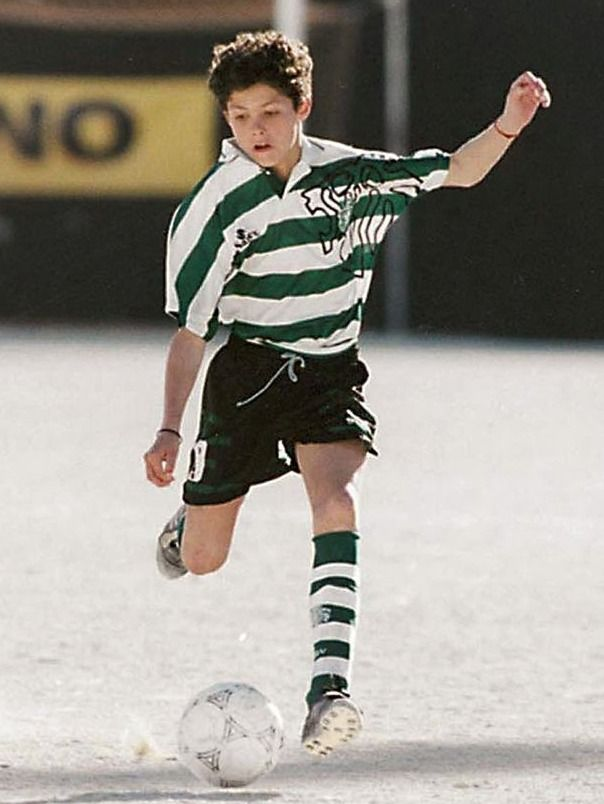
#> input picture skills/apex-discipline/assets/contoh/aset/scene4-kid.jpg, 604 x 804 px
$ python potong_latar.py ../assets/contoh/aset/scene4-kid.jpg out.png
#> lines starting #> are read from the running program, lines starting #| are printed output that depends on the picture; after the words box and inside, x2 and y2 are one past the last pixel; in counts of white or black regions, pixels touching at a corner belong together
"""Pemakaian: python3 potong_latar.py gambar.jpg hasil.png [--ambang 150] [--hapus x,y x,y ...]
Membuang latar terang polos (putih/abu-abu) dari gambar siluet atau potret.
Latar diisi dari keempat sudut (flood fill), jadi tulisan terang DI DALAM objek tetap utuh.

PENTING: area latar yang terkurung (misalnya celah antara lengan dan badan) tidak tersambung
ke sudut, jadi tidak ikut terhapus. Jalankan dulu tanpa --hapus: skrip mencetak daftar area
terang yang terkurung (titik, luas). Pilih yang merupakan celah latar (biasanya di tepi objek,
bukan tulisan/nomor), lalu jalankan lagi dengan --hapus x,y untuk titik-titik itu.
Selalu cek hasilnya di atas latar gelap sebelum dipakai.
"""
import argparse
from PIL import Image, ImageDraw, ImageFilter

ap = argparse.ArgumentParser()
ap.add_argument('src'); ap.add_argument('dst')
ap.add_argument('--ambang', type=int, default=150)
ap.add_argument('--hapus', nargs='*', default=[])
a = ap.parse_args()

im = Image.open(a.src).convert('RGB')
#> im is the input picture: PIL image 604x804 RGB; mean R, G, B 150.4, 145.8, 137.5
W, H = im.size
#> W = 604; H = 804
m = im.convert('L').point(lambda v: 255 if v > a.ambang else 0)
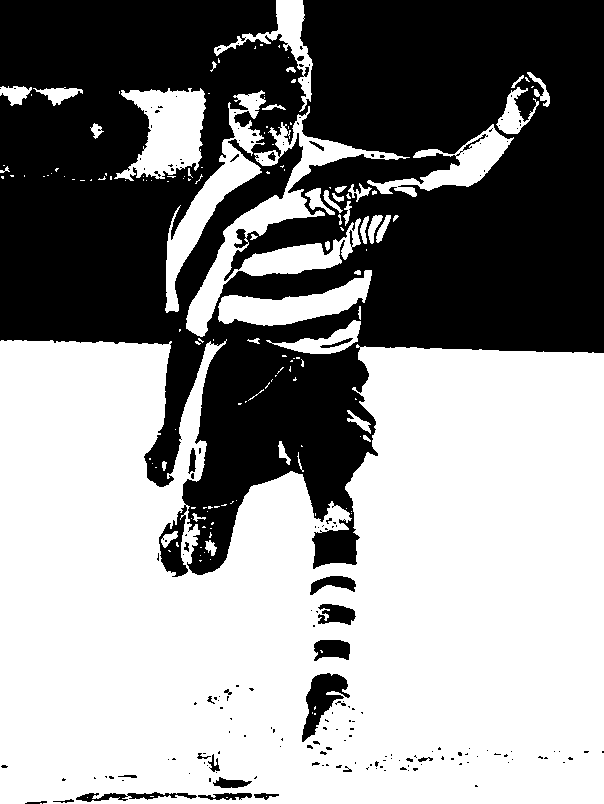
#> m: PIL image 604x804 L; 56.1% white; 189 black regions (163 under 20 px), largest, box (x1, y1, x2, y2) and area: (0, 0, 604, 577) 207296, (302, 673, 350, 742) 1451, (314, 640, 350, 661) 590
seeds = [(2, 2), (W - 3, 2), (2, H - 3), (W - 3, H - 3)] + [tuple(map(int, s.split(','))) for s in a.hapus]
#> seeds = [(2, 2), (601, 2), (2, 801), (601, 801)]
for xy in seeds:
    if m.getpixel(xy) == 255:
        ImageDraw.floodfill(m, xy, 128)
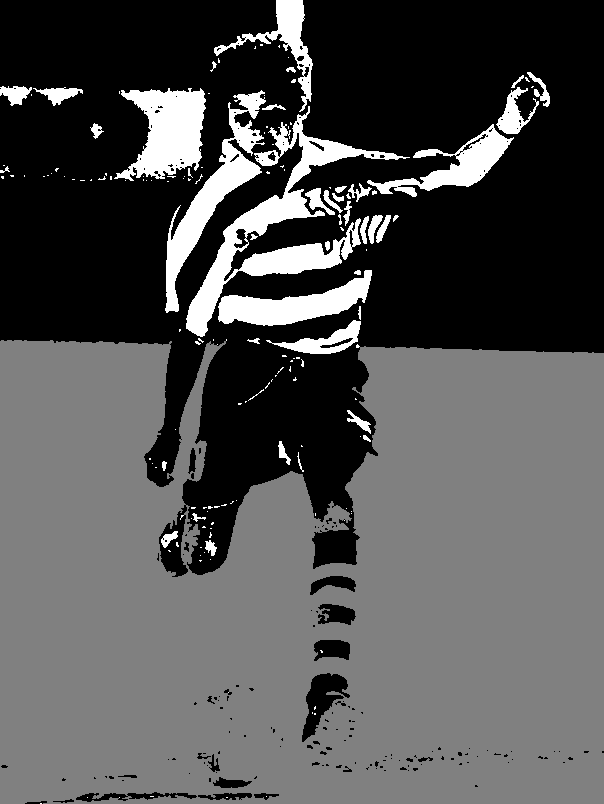
#> m: PIL image 604x804 L; min 0, max 255, mean 80.9

# laporkan area terang yang masih terkurung
probe = m.copy(); px = probe.load(); found = []
for y in range(0, H, 2):
    for x in range(0, W, 2):
        if px[x, y] == 255:
            ImageDraw.floodfill(probe, (x, y), 200)
            n = sum(1 for v in probe.getdata() if v == 200)
            ImageDraw.floodfill(probe, (x, y), 10)
            if n > 50:
                found.append((x, y, n))
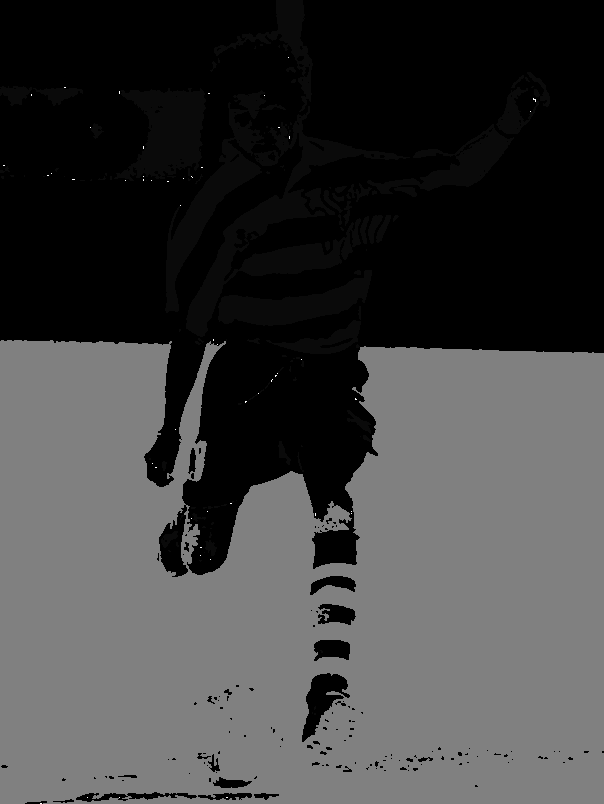
#> probe: PIL image 604x804 L; min 0, max 255, mean 63.5
#> after the loop, found = 26 items, first 6: (276, 0, 2151), (528, 72, 204), (2, 86, 382), (34, 88, 423), (168, 88, 5112), (518, 88, 789)
if found:
    print('Area terang terkurung (x,y luas) - hapus yang merupakan celah latar dengan --hapus x,y:')
    for x, y, n in found:
        print(f'  {x},{y}  {n}')
#> this loop made 26 passes
#> (x, y, n) on passes 1 to 12: (276, 0, 2151), (528, 72, 204), (2, 86, 382), (34, 88, 423), (168, 88, 5112), (518, 88, 789), (258, 92, 5175), (276, 104, 71), (308, 106, 8941), (94, 124, 104), (492, 124, 3104), (274, 150, 242)
#|   276,0  2151
#|   528,72  204
#|   2,86  382
#|   34,88  423
#|   168,88  5112
#|   518,88  789
#|   258,92  5175
#|   276,104  71
#> (further printed lines are left out)

alpha = m.point(lambda v: 0 if v == 128 else 255)
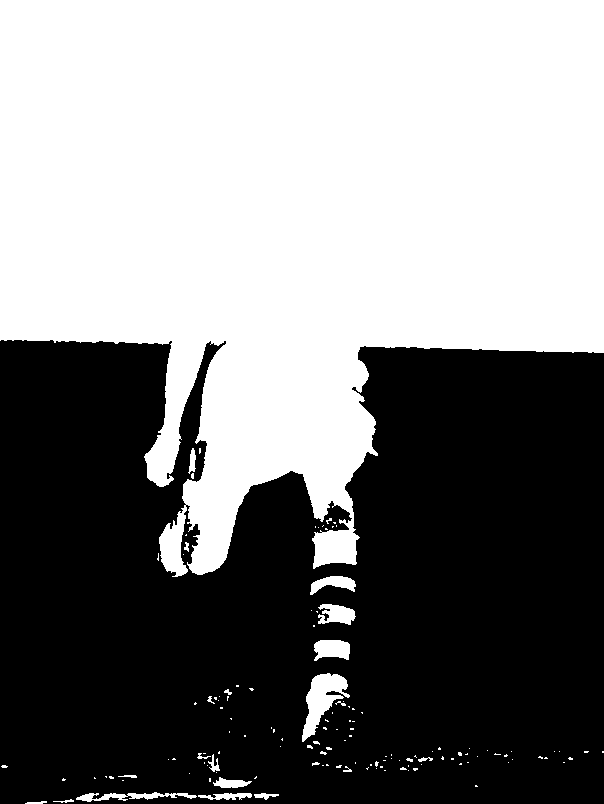
#> alpha: PIL image 604x804 L; 51% white; 1 black region, box (x1, y1, x2, y2) and area: (0, 340, 604, 804) 237919
alpha = alpha.filter(ImageFilter.MinFilter(3)).filter(ImageFilter.GaussianBlur(1))
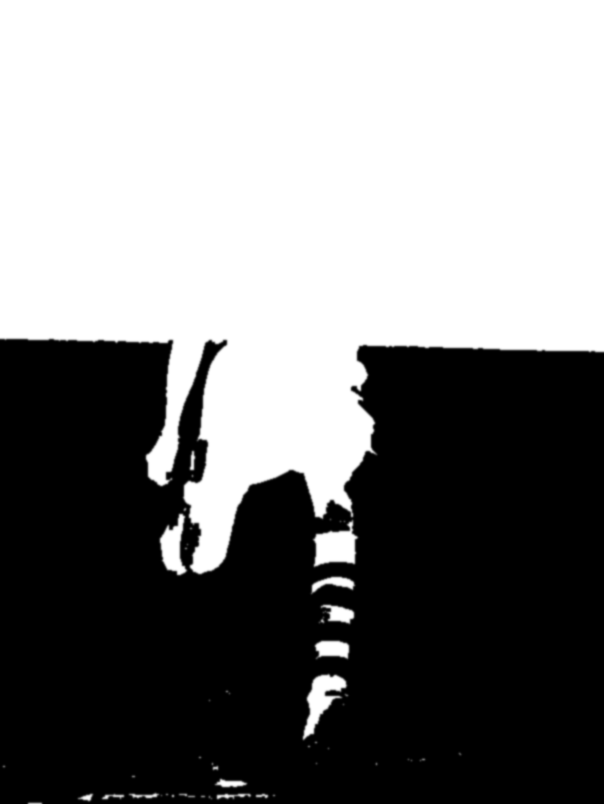
#> alpha: PIL image 604x804 L; min 0, max 255, mean 127.4
out = im.copy()
out.putalpha(alpha)
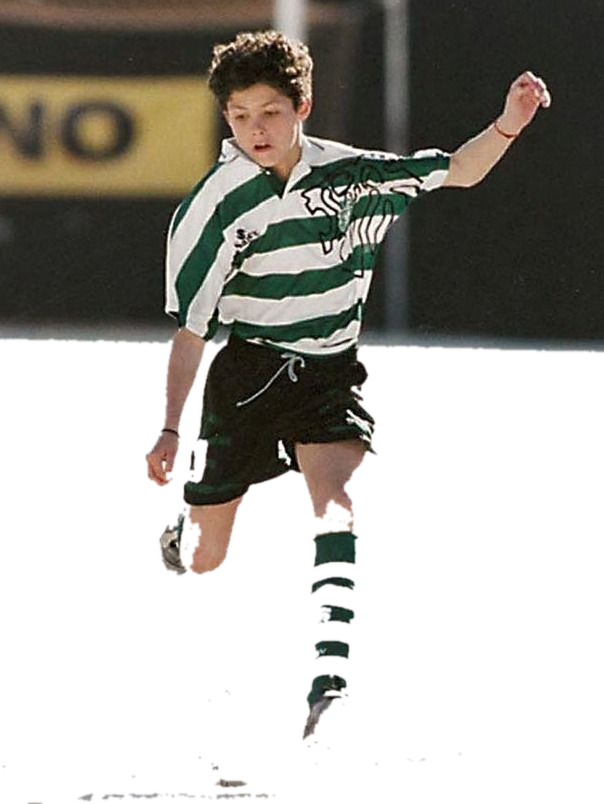
#> out: PIL image 604x804 RGBA; mean R, G, B, A 150.4, 145.8, 137.5, 127.4; transparent parts drawn white
out.save(a.dst)
print('tersimpan', a.dst, out.size)
#| tersimpan out.png (604, 804)
